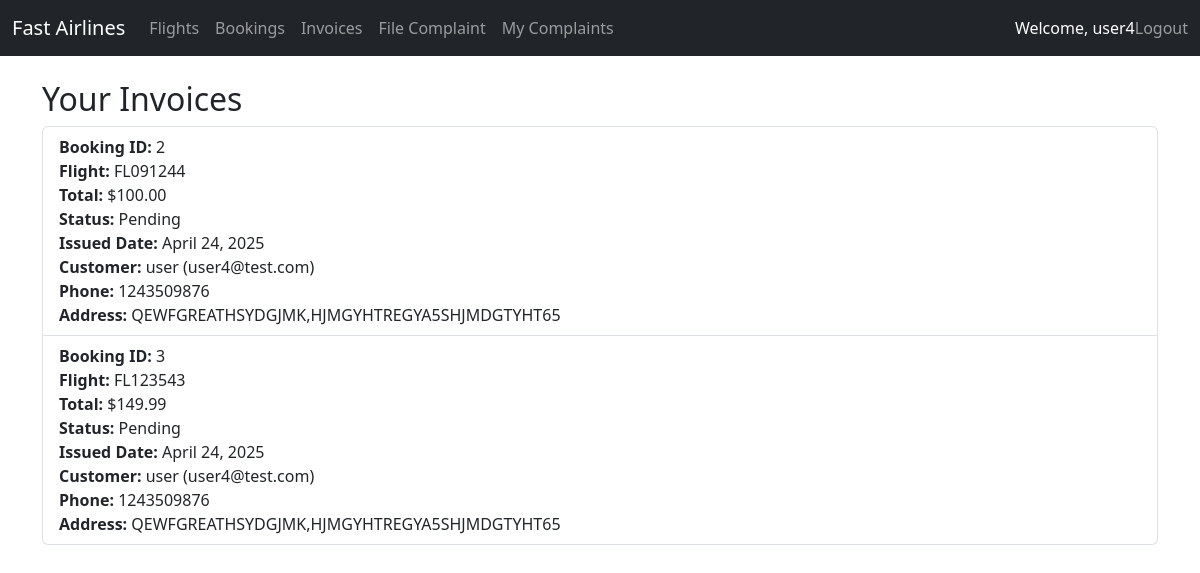
The app's page /invoices/ (signed in) with its own data.
### main/models.py (models this page shows, shortened)
class User(AbstractUser):
    ROLE_CHOICES = [
        ('customer', 'Customer'),
        ('service', 'Customer Service'),
        ('manager', 'Booking Manager'),
        ('admin', 'Admin'),
    ]
    role = models.CharField(max_length=20, choices=ROLE_CHOICES, default='customer')

class Invoice(models.Model):
    booking = models.OneToOneField(Booking, on_delete=models.CASCADE)
    total_amount = models.DecimalField(max_digits=10, decimal_places=2)
    issued_date = models.DateField(auto_now_add=True)
    status = models.CharField(max_length=20, default='Pending')

class Booking(models.Model):
    customer = models.ForeignKey(User, on_delete=models.CASCADE, limit_choices_to={'role': 'customer'})
    flight = models.ForeignKey(Flight, on_delete=models.CASCADE)
    booking_date = models.DateField(auto_now_add=True)
    status = models.CharField(max_length=20, default='Confirmed')

class Flight(models.Model):
    flight_number = models.CharField(max_length=10)
    origin = models.CharField(max_length=50)
    destination = models.CharField(max_length=50)
    departure_date = models.DateField()
    departure_time = models.TimeField()
    seats_available = models.IntegerField()
    price = models.DecimalField(max_digits=10, decimal_places=2)

class Profile(models.Model):
    user = models.OneToOneField(User, on_delete=models.CASCADE)
    phone = models.CharField(max_length=20)
    address = models.CharField(max_length=255)
    passport_number = models.CharField(max_length=20)

### main/views.py (the view)
# urls.py: path('invoices/', views.invoice_list, name='invoice_list'),
@login_required
def invoice_list(request):
    invoices = Invoice.objects.filter(booking__customer=request.user)
    return render(request, 'invoice_list.html', {'invoices': invoices})

### main/templates/invoice_list.html
{% extends 'base.html' %}
{% block content %}
  <h2>Your Invoices</h2>
  <ul class="list-group">
    {% for invoice in invoices %}
      <li class="list-group-item">
        <strong>Booking ID:</strong> {{ invoice.booking.id }}<br>
        <strong>Flight:</strong> {{ invoice.booking.flight.flight_number }}<br>
        <strong>Total:</strong> ${{ invoice.total_amount }}<br>
        <strong>Status:</strong> {{ invoice.status }}<br>
        <strong>Issued Date:</strong> {{ invoice.issued_date }}<br>
        <strong>Customer:</strong> {{ invoice.booking.customer.first_name }} ({{ invoice.booking.customer.email }})<br>
        <strong>Phone:</strong> {{ invoice.booking.customer.profile.phone }}<br>
        <strong>Address:</strong> {{ invoice.booking.customer.profile.address }}
      </li>
    {% empty %}
      <li class="list-group-item">No invoices found.</li>
    {% endfor %}
  </ul>
{% endblock %}

### main/templates/base.html (shortened to what this page needs)
<!DOCTYPE html>
<html>
<head>
  <link href="https://cdn.jsdelivr.net/npm/bootstrap@5.3.2/dist/css/bootstrap.min.css" rel="stylesheet">
</head>
<body>
  <nav class="navbar navbar-expand-lg navbar-dark bg-dark">
    <div class="container-fluid">
      <a class="navbar-brand" href="/">Fast Airlines</a>
      <div class="collapse navbar-collapse">
        <ul class="navbar-nav me-auto">
          {% if user.is_authenticated %}
            <li class="nav-item"><a class="nav-link" href="{% url 'flight_list' %}">Flights</a></li>
            <li class="nav-item"><a class="nav-link" href="{% url 'booking_list' %}">Bookings</a></li>
            <li class="nav-item"><a class="nav-link" href="{% url 'invoice_list' %}">Invoices</a></li>
          {% endif %}
          {% if user.is_authenticated and user.role == 'customer' %}
            <li class="nav-item"><a class="nav-link" href="{% url 'submit_complaint' %}">File Complaint</a></li>
            <li class="nav-item"><a class="nav-link" href="{% url 'my_complaints' %}">My Complaints</a></li>
          {% endif %}
        </ul>
        <ul class="navbar-nav">
          {% if user.is_authenticated %}
            <li class="nav-item"><span class="navbar-text text-white">Welcome, {{ user.username }}</span></li>
            <li class="nav-item">
              <form action="{% url 'logout' %}" method="post" style="display:inline;">
                <button class="btn btn-link nav-link" type="submit" style="padding: 0; border: none;">Logout</button>
              </form>
            </li>
          {% else %}
            <li class="nav-item"><a class="nav-link" href="{% url 'login' %}">Login</a></li>
            <li class="nav-item"><a class="nav-link" href="{% url 'register' %}">Register</a></li>
          {% endif %}
        </ul>
      </div>
    </div>
  </nav>
  <div class="container mt-4">
    {% block content %}{% endblock %}
  </div>
</body>
</html>

### records on screen
User: username "user4"
Invoice: booking.id "2", booking.flight.flight_number "FL091244", total_amount "100.00", status "Pending", issued_date "April 24, 2025", booking.customer.first_name "user", booking.customer.email "user4@test.com", booking.customer.profile.phone "1243509876", booking.customer.profile.address "QEWFGREATHSYDGJMK,HJMGYHTREGYA5SHJMDGTYHT65"
Invoice: booking.id "3", booking.flight.flight_number "FL123543", total_amount "149.99", status "Pending", issued_date "April 24, 2025", booking.customer.first_name "user", booking.customer.email "user4@test.com", booking.customer.profile.phone "1243509876", booking.customer.profile.address "QEWFGREATHSYDGJMK,HJMGYHTREGYA5SHJMDGTYHT65"
